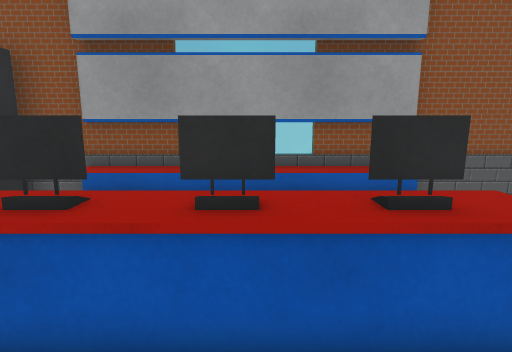
View 1 (above)

15 first-person views from a walk through a scene from a Unity 3-D project. The camera is 1.4 m above the floor, tilts 10° down and sees 80° across. The floor is counted in squares, 0.5 m on a side. Each view is taken from the middle of a square. On the plan, view 1 faces up. The plan holds only what a view shows up to about 20 squares ahead; the rest is blank. Some surface patterns are stand-ins.

View 2
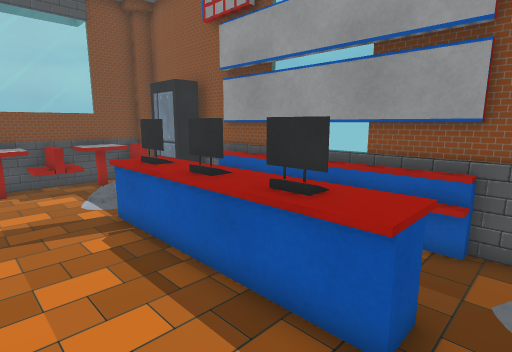

View 3
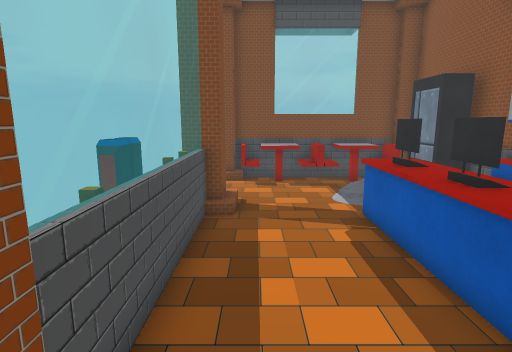

View 4
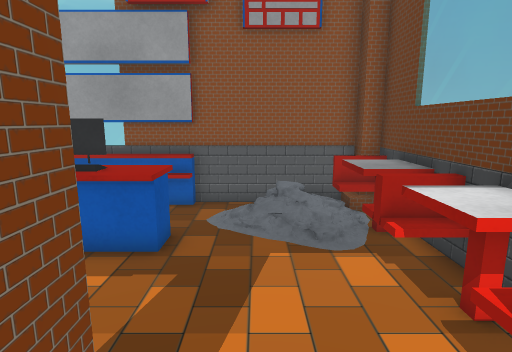

View 5
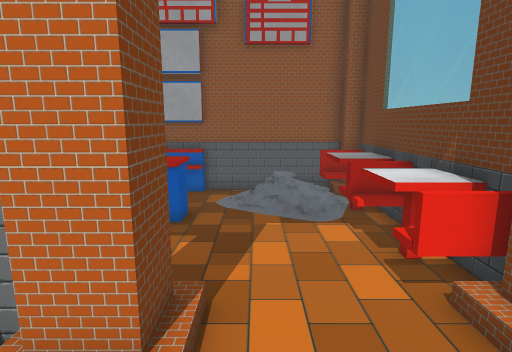

View 6
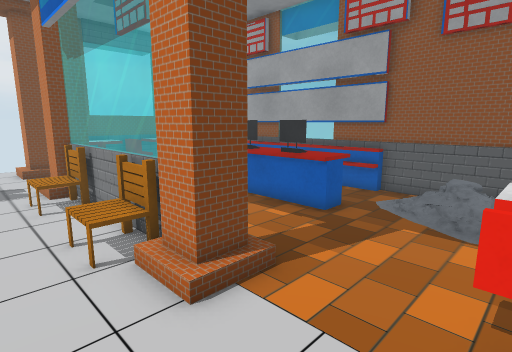

View 7
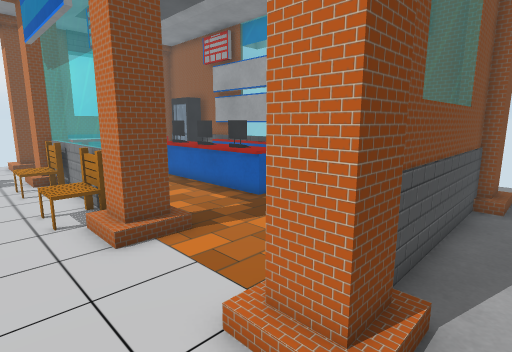

View 8
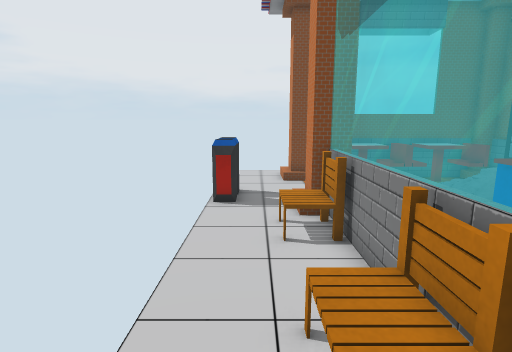

View 9
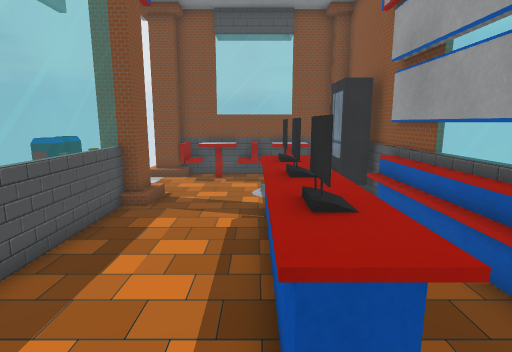

View 10
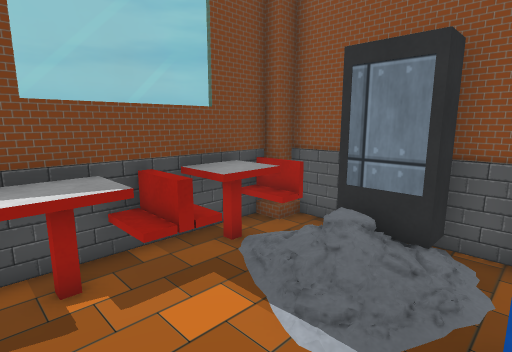

View 11
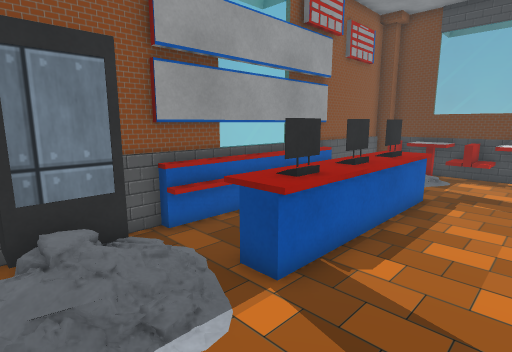

View 12
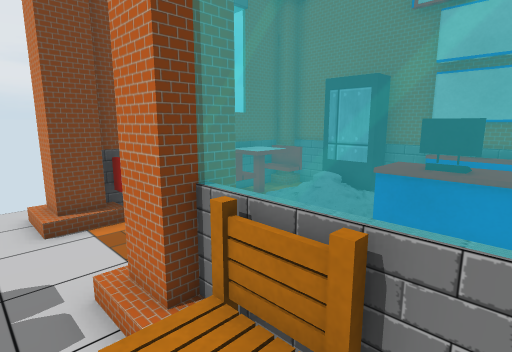

View 13
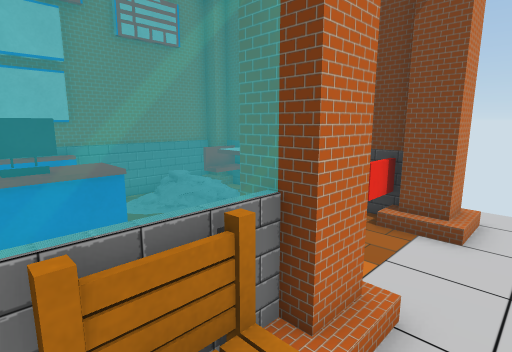

View 14
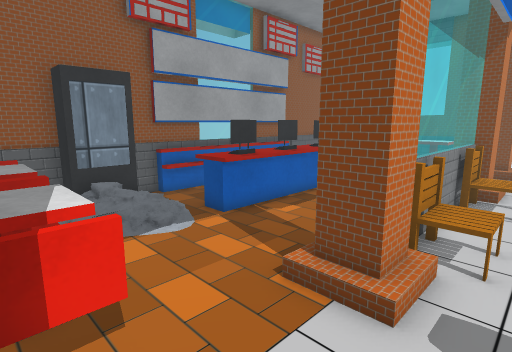

View 15
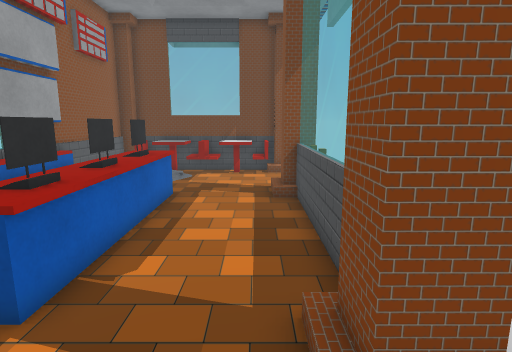

### Floor plan
Key: @ floor where view 1 was taken; # wall or solid block; x gap in a wall; . main floor; : floor 0.5 m higher than the main floor; + floor 1 m higher than the main floor; / step, stairs or slope; = window, fence, low wall or low ledge; ^ raised ledge; v drop or lower ground; M machine; N monitor; O other object.
Columns run from 12 left of view 1 to 12 right of it. Each row starts with its distance up from view 1.
  8   #########===##########
  7  ##.M M OOOOOOOO^    v##
  6  #O= MM....  .....   :#.
  5  #O=   .^=^^=^=^..   +#.
  4  #OO/  .^NNNN^N^^..//+#.
  3  #==../.^=^^=^=^.....+#..
  2  #==................==#..
  1  #Ox.................O#..
  0  #OO........@........##..
 -1  ##=..###       ##...###.
 -2  ##...##=O===O==##...###
 -3 .........OO...O.........
 -4 ......................
 -5 ....OOOO..............  .
 -6       O

Positions as (right, up) in squares from view 1, and headings:
1: (0, 0), facing up
2: (5, 0), facing up-left
3: (5, 0), facing left
4: (6, -3), facing up
5: (6, -5), facing up
6: (9, -5), facing up-left
7: (12, -5), facing up-left
8: (5, -4), facing left
9: (6, 3), facing left
10: (-4, 0), facing up-left
11: (-8, 0), facing up-right
12: (-1, -4), facing up-left
13: (1, -4), facing up-right
14: (-10, -4), facing up-right
15: (-8, 0), facing right
